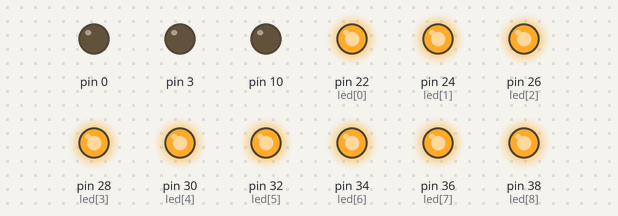
The sketch below on a simulated Arduino Mega 2560, built with avr-gcc and run on an emulated ATmega2560. On the bench: output pins drawn as LEDs (lit = HIGH). Random numbers use the default seed unless the sketch sets one; pins used as bus, display or sensor lines are not drawn.

Above: at 0.1 s.
At 2.9 s:
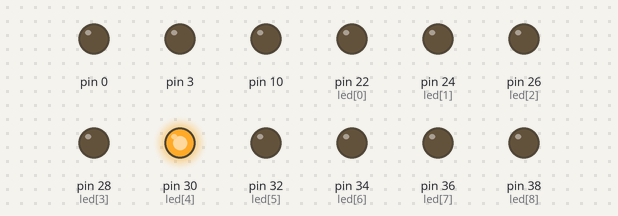
At 7.6 s:
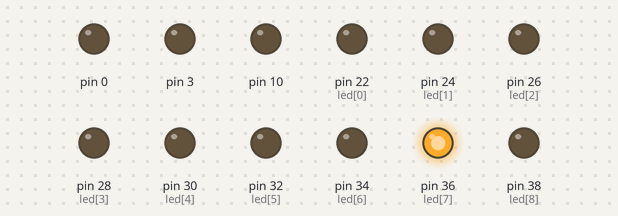
At 18.42 s:
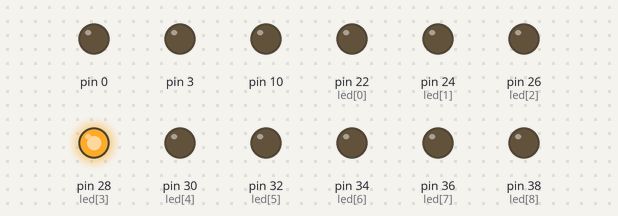
At 29.4 s:
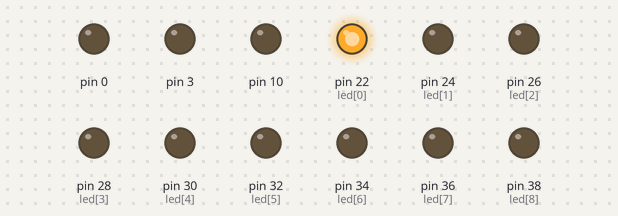
At 36.1 s:
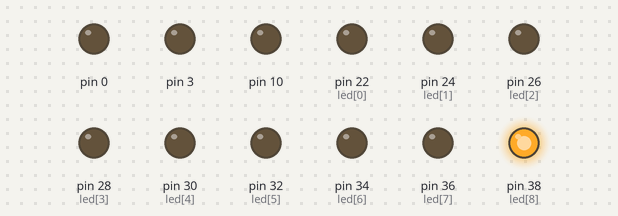
Timing chart, 0 to 40.0 s (numbered marks = the images above):
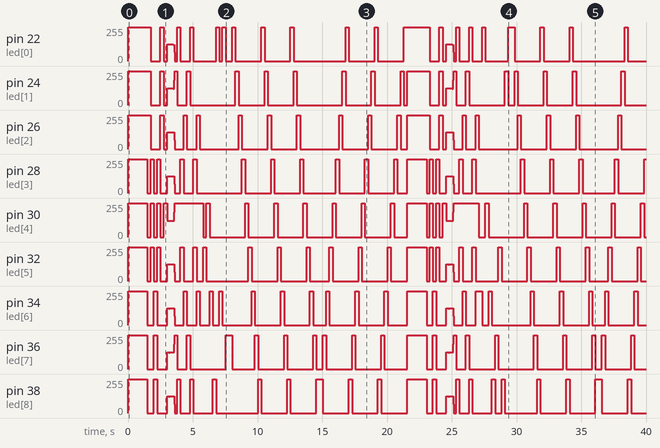

The sketch:

LedCube_oct1a.ino
```cpp
/* Program Name: LedCube
   Author: Andy Chan
   Date Started: Sep 192014
   Purpose: to flash an LED Cube
   Chip: ATMega 2560
*/

int led[] = {22,24,26,28,30,32,34,36,38};
int order[] = {1,2,3,4,5,6};
int gnd[] = {49, 51, 53}; //gnd is the wire attatched to each layer, size is 3 since there are 3 layers in a 3^3 cube
int delayTime = 250;

int repetition = 10;//the amount of times routine 5 (the lighting of random leds) will repeat

void setup(){

for (int i =0; i < sizeof(led); i++)
 pinMode(led[i], OUTPUT);

 for (int i =0; i < sizeof(gnd); i++)
 pinMode(gnd[i], OUTPUT);
}

void loop(){

  //insert desired routines

  //example routine order

  routine1();
  routine2();
  routine3();
  routine4();
  routine5();
  routine6();
}

//sets the grounds as high and all the LEDs as low so you can start prevent unwatned things to happen, such as unwanted lighting of LEDS
void breakCircuit(){
  for (int i =0; i < 3;i++){
    digitalWrite(gnd[i], HIGH);
  }
  for (int i =0; i< 9;i++)
   digitalWrite(led[i], LOW);
}

/////////////////////////////////////////////////////////////////////////////////////////////////////////////////////////////////////////////////////////////

//light up horizontal layer
void routine1(){

 //to prevent completing the circuit before we start the routine, set thegrounds as HIGH
  breakCircuit();

  //set all the ledsof a layer as high,since lightingup each layer at a time
  for (int i =0; i < 9;i++)
   digitalWrite(led[i], HIGH);

 //light layers upward
  for (int i =0; i < 3;i++){
    digitalWrite(gnd[i], LOW); //complete the circiut in this layer
    delay(delayTime);
    digitalWrite(gnd[i], HIGH);// then turn the layer off
}

 //light layers downward
  for (int i = 2; i > -1; i--){
    digitalWrite(gnd[i], LOW);
    delay(delayTime);
    digitalWrite(gnd[i], HIGH);
}

  breakCircuit();
}

/////////////////////////////////////////////////////////////////////////////////////////////////////////////////////////////////////////////////////////////

//light up vertical wall
void routine2(){

  breakCircuit();

  //set the gnd as low so it can complete the circuit at every layer
  for (int i = 0; i < 3;i++)
    digitalWrite(gnd[i], LOW);

  //set first 'wall' as on and all others as gnd {
  for (int i = 0; i < 3; i++)
   digitalWrite(led[i], HIGH);//set the first three leds on for the first wall

   //set all the other leds os off so that onlythe first wall lights up
  for (int i = 3; i < 9; i++)
   digitalWrite(led[i], LOW);

  delay(delayTime);

  //}

  //dset second wall as on{


  //set first wall as off
  for (int i = 0; i < 3; i++)
   digitalWrite(led[i],LOW);

   //set second wall ashigh
  for (int i = 3; i < 6; i++)
   digitalWrite(led[i], HIGH);

   //set third wall as off
     for (int i = 6; i < 9; i++)
   digitalWrite(led[i], LOW);

   delay(delayTime);

   //}

   //set others as low, turning on only the third wall
  for (int i = 0; i < 6; i++)
   digitalWrite(led[i], LOW);

   //set third 'wall' as on and all others as gnd {
  for (int i = 6; i < 9; i++)
   digitalWrite(led[i], HIGH);

  delay(delayTime);


  //}

  //dset second wall as on{


  //set first wall as off
  for (int i = 0; i < 3; i++)
   digitalWrite(led[i],LOW);

   //set second wall ashigh
  for (int i = 3; i < 6; i++)
   digitalWrite(led[i], HIGH);

   //set third wall as off
     for (int i = 6; i < 9; i++)
   digitalWrite(led[i], LOW);

   delay(delayTime);

   //}

   //set first 'wall' as on and all others as gnd {
  for (int i = 0; i < 3; i++)
   digitalWrite(led[i], HIGH);//set the first three leds on for the first wall

   //set all the other leds os off so that onlythe first wall lights up
  for (int i = 3; i < 9; i++)
   digitalWrite(led[i], LOW);

  delay(delayTime);

  //}

  breakCircuit();
}

/////////////////////////////////////////////////////////////////////////////////////////////////////////////////////////////////////////////////////////////

//starburst
void routine3(){

  //declare local variables, that are only used in this subroutine
  int flickerLength = 250; //the length that the leds will flicker from one state to another

  //turn all the grounds as high so that nothing turns on yet that i dont want to
  breakCircuit();

  //first stage: turn the middle pin on
  digitalWrite(led[4], HIGH);
  digitalWrite(gnd[1], LOW);

  delay(delayTime);

//  //turn middle pin off
//  digitalWrite(led[4], LOW);
//  digitalWrite(gnd[1], HIGH);

  //2nd stage: turn on the outside layer, flicker between two states:

  //for loop{turn 1 on; turn 1 off; turn 2 on; turn 2 off;}
  for(int i = 0; i < flickerLength; i++){

  //turning on first state{

  //all the gnd are low to complete the circuit
  for (int i = 0; i < 3; i++){
    digitalWrite(gnd[i], LOW);
  }

  //turn on all leds
  for (int i = 0; i < 9; i++){
   digitalWrite(led[i], HIGH);
  }

   //except for the middle pin
  digitalWrite(led[4], LOW);

  //delay for 1 millisecond, flickering between 2 states
  delay(1);

  //}

  //turning off first state
  breakCircuit();

  //turning on 2nd state{

  //gnd = low to complete the circuit;
  for (int i = 0; i < 3; i++){
    digitalWrite(gnd[i], LOW);
  }
  //turn on the middle pins for each layer, since thats what was left out in the first stage
  digitalWrite(led[4], HIGH);

  //make sure the middlest pin isnnt turned on at all, only the top and bottom middle pins are on
  digitalWrite(gnd[1], HIGH);

  delay(1);

  //}

  //turn off at end of each routine so that nothing gets carried over
  breakCircuit();
  }

}//end routine 3

///////////////////////////////////////////////////////////////////////////////////////////////////////////////////////////////

//rotating wall routine
void routine4(){

  //turn all the grounds as grounds
  for (int i = 0; i < sizeof(gnd); i++){
    digitalWrite(gnd[i], LOW);
  }

  for (int i = 0; i < 2; i++){
  //light the rorating wall
  lightWall(1,4,7); //light on leds at position 1, 4, and 7, which are the leds that make up the centre wasll
  lightWall(0,4,8); //diagonal wall
  lightWall(3,4,5); //horizontal wall
  lightWall(2,4,6);
  //lightWall(1,4,7); //back to the start


  }
  breakCircuit();
}

  //light a wall on and off
  void lightWall(int x, int y, int z){
    digitalWrite(led[x], HIGH);
    digitalWrite(led[y], HIGH);
    digitalWrite(led[z], HIGH);
    delay(delayTime);
    digitalWrite(led[x], LOW);
    digitalWrite(led[y], LOW);
    digitalWrite(led[z], LOW);
  }

///////////////////////////////////////////////////////////////////////////////////////////////////////////////////////////////

//starTwinkle
void routine5(){//parameters for rand num so that u know how many times you want to repeat it

  for (int i = 0; i < repetition; i++){

    //generate a randLed, generate 2 randNums
    int randLed = random(0,9);
    int randGnd = random(0,3);

      //turn it on

      //lightLed(led, gnd, randLed, randGnd);

        //turn off the grounds
        for (int i = 0; i < 3; i++){
          digitalWrite(gnd[i], HIGH);
        }

        //turn off all the LEDs
        for (int i = 0; i < 9; i++){
          digitalWrite(led[i], LOW);
        }

        //light the LED
        digitalWrite(led[randLed], HIGH);
        digitalWrite(gnd[randGnd], LOW);

        delay(delayTime);

    }
  }

////light only a single LED, position is determined in the parameters, turning all others off
//void lightLed(int[] led, int[] gnd, int ledPos, int gndPos){
//
//  //turn off the grounds
//  for (int i = 0; i < sizeof(gnd); i++){
//    digitalWrite(gnd[i], HIGH);
//  }
//
//  //turn off all the LEDs
//  for (int i = 0; i < sizeof(led); i++){
//    digitalWrite(led[i], LOW);
//  }
//
//  //light the LED
//  digitalWrite(ledPos, HIGH);
//  digitalWrite(gndPos, LOW);
//
//  delay(delayTime);
//
//}

 ///////////////////////////////////////////////////////////////////////////////////////////////////////////////////////////////

 //count up and down
 void routine6(){

   //light form 0-2
   for (int i = 0; i < 3; i++){
     for (int x = 0; x < 9; x++){

        //lightLed(led,gnd, led[i], gnd[i]);

          //turn off the grounds
          for (int y = 0; y < 3; y++){
            digitalWrite(gnd[y], HIGH);
          }

          //turn off all the LEDs
          for (int y = 0; y < 9; y++){
            digitalWrite(led[y], LOW);
          }

          //light the LED
          digitalWrite(led[x], HIGH);
          digitalWrite(gnd[i], LOW);

          delay(delayTime);
      }
   }

   //light from 2-0
   for (int i = 2; i > -1; i--){
     for (int x = 8; x > -1; x--){

        //lightLed(led,gnd, led[i], gnd[i]);

          //turn off the grounds
          for (int y = 0; y < 3; y++){
            digitalWrite(gnd[y], HIGH);
          }

          //turn off all the LEDs
          for (int y = 0; y < 9; y++){
            digitalWrite(led[y], LOW);
          }

          //light the LED
          digitalWrite(led[x], HIGH);
          digitalWrite(gnd[i], LOW);

          delay(delayTime);
      }
   }
 }
```

Measured:
- by itself, pin 22 (led[0]): 0/255 → 255/255 at 0.00 s, → 0/255 1.8 s later, → 255/255 0.75 s later, → 0/255 0.25 s later, … (48 changes in this stretch)
- by itself, pin 24 (led[1]): 0/255 → 255/255 at 0.00 s, → 0/255 1.8 s later, → 255/255 0.75 s later, → 0/255 0.25 s later, … (44 changes in this stretch)
